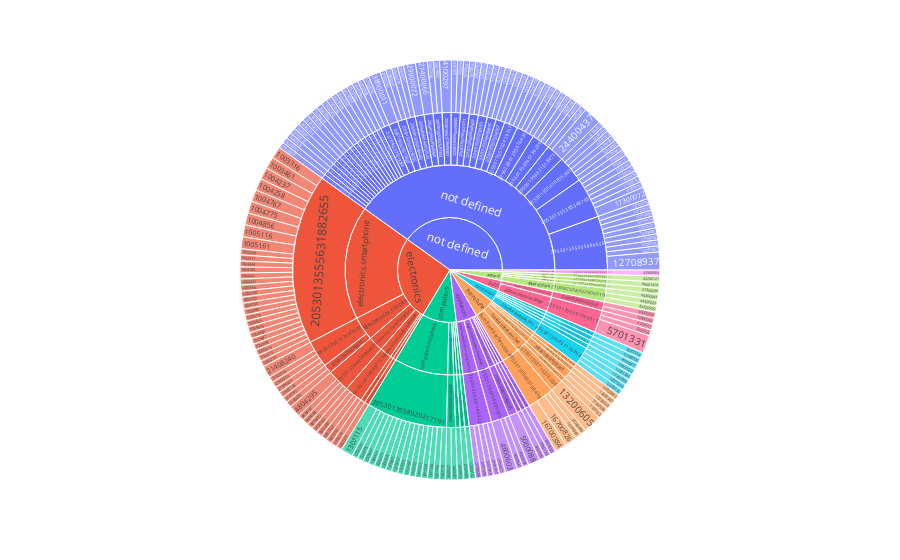

The notebook cell this image was saved under:
### Markdown cell above
In the following plot you can see distribution of the product_id, category_id and category_code within the category_class. It´s possible to access a more detailed view by selecting a special category_class, category_code or category_id.

### Code cell
sdf_category_distribution = spark.sql("SELECT category_class, \
                                              category_code, \
                                              category_id, \
                                              product_id, \
                                              Count(*) AS Count \
                                      FROM Data \
                                      GROUP BY category_class, category_code, category_id, product_id")
px.sunburst(sdf_category_distribution.toPandas(), path=['category_class', 'category_code', 'category_id', "product_id"], values="Count")

### Figure 1 — Plotly figure (JSON) as saved in the notebook; plotly's stock layout.template omitted (floating-point values rounded to 4 significant figures; data arrays with more than 128 entries replaced by an {"elided": "..."} marker saying what was removed)
{"data": [{"branchvalues": "total", "domain": {"x": [0, 1], "y": [0, 1]}, "hovertemplate": "labels=%{label}<br>Count=%{value}<br>parent=%{parent}<br>id=%{id}<extra></extra>", "ids": {"elided": "306 str values"}, "labels": {"elided": "306 str values"}, "name": "", "parents": {"elided": "306 str values"}, "type": "sunburst", "values": {"elided": "306 int values"}}], "layout": {"legend": {"tracegroupgap": 0}, "margin": {"t": 60}}}
